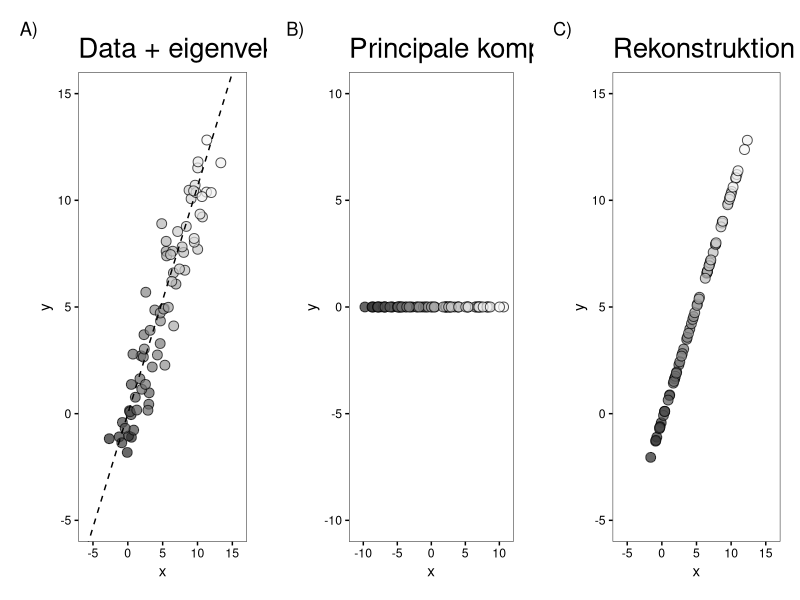

Write the R code that produced this figure.

library(gridExtra)
library(tidyverse)

th <- theme(plot.title        = element_text(size = 20),
            plot.background   = element_rect(fill = "white", color = NA),
            panel.background  = element_rect(fill = NA,       color = NA), 
            legend.background = element_rect(fill = NA,       color = NA),
            legend.key        = element_rect(fill = NA,       color = NA),
            strip.background  = element_rect(fill = NA,       color = NA),
            panel.border      = element_rect(fill = NA,       color = "black", size = 0.3),
            panel.grid        = element_line(color = NA),
            title             = element_text(color = "black"),
            plot.subtitle     = element_text(color = "grey40"),
            plot.caption      = element_text(color = "grey70"),
            strip.text        = element_text(face  = "bold"),
            axis.text         = element_text(color = "black"),
            axis.ticks        = element_line(color = "black"),
            plot.margin       = unit(c(0.5, 0.5, 0.5, 0.5), "cm"))


set.seed(14)

x <- rnorm(70) + 0.2*-10:60
y <- rnorm(70) + 0.2*-10:60


PCA <- prcomp(cbind(x,y), rank. = 1)
summary(PCA)


p1 <- ggplot(tibble(x,y), aes(x,y, fill=c(1:71))) + 
  geom_point(size=3, alpha=0.7, color="black", shape=21) +     
  scale_x_continuous(limits=c(-6,16)) + scale_y_continuous(limits=c(-5,15)) +
  labs(title="Data + eigenvektor", tag = "A)") + 
  scale_fill_distiller(palette = "Greys") + 
  geom_abline(aes(intercept=0, slope = PCA$rotation[2,1]/ PCA$rotation[1,1]), linetype = "dashed") + 
  th + theme(legend.position = 'none')

p2 <- ggplot(tibble(x = PCA$x[,1], y = rep(0,71)), aes(x,y, fill=c(1:71))) + 
  geom_point(size=3, alpha=0.7, color="black", shape=21) + 
  scale_x_continuous(limits=c(-11,11)) + scale_y_continuous(limits=c(-10,10)) +
  labs(title="Principale komponent", tag = "B)") + 
  scale_fill_distiller(palette = "Greys") + 
  th + theme(legend.position = 'none')

p3 <- ggplot(as.tibble((PCA$x[,1] %*% t(PCA$rotation[,1]) + mean(x))), aes(x,y, fill=c(1:71))) + 
  scale_x_continuous(limits=c(-6,16)) + scale_y_continuous(limits=c(-5,15)) +
  geom_point(size=3, alpha=0.7, color="black", shape=21) + 
  labs(title="Rekonstruktion", tag = "C)") + 
  scale_fill_distiller(palette = "Greys") + 
  th + theme(legend.position = 'none')


p1 <- grid.arrange(p1, p2, p3, nrow = 1)

ggsave(plot = p1, filename = "GENERATE/EXTRA1.pdf", width = 30, height = 8, units = "cm", dpi = 320)
















